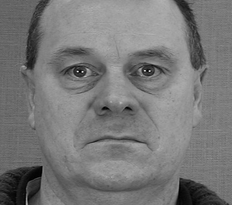
%> input picture DSP Practice/W4/Image_Proc_Egs/Dave_Frame0001.jpg (cropped and resized to the size of MATLAB's example picture, made grey), 232 x 205 px, given in place of tire.tif, which was not available
$ octave hist_eq_eg.m   (GNU Octave 9; MATLAB toolbox functions it lacks are replaced by stand-ins)
%> lines starting %> are read from the running program, lines starting %| are printed output that depends on the picture; pictures that were not available may be replaced by others from this repository, and a replacement may not be noted
close all, clear all;
% Load Image
im = imread('tire.tif'); % tire.tif is a MATLAB Example Image
%> im is the input picture: size 205x232 uint8; min 0, max 247, mean 119.9

% Histogram Equalise IMage
eqim = histeq(im);
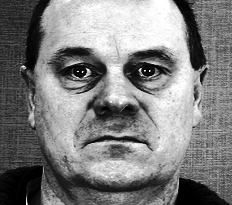
%> eqim: size 205x232 uint8; min 0, max 255, mean 127

% Show both Images
imshow(im)
figure, imshow(im)

% Compute and display histograms of Images

figure; imhist(im)
%> after `imhist(im)`:
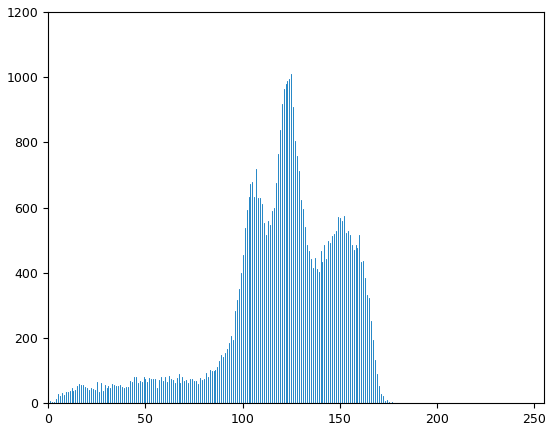
%> figure redrawn from the program's plot data; highest point at x = 125, y = 1011
figure; imhist(eqim)
%> after `imhist(eqim)`:
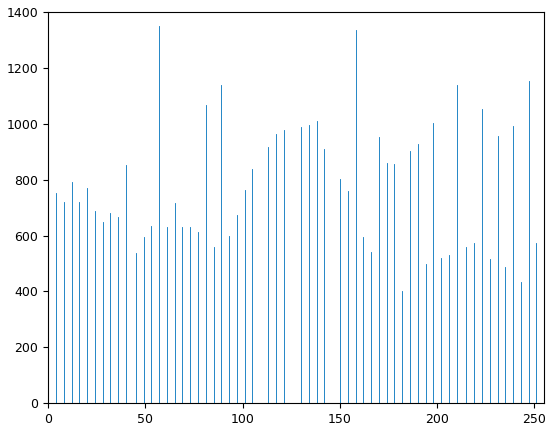
%> figure redrawn from the program's plot data; highest point at x = 57, y = 1350


% Another Examples

im = rgb2gray(imread('Unequalized_Hawkes_Bay_NZ.jpg')); % tire.tif is a MATLAB Example Image
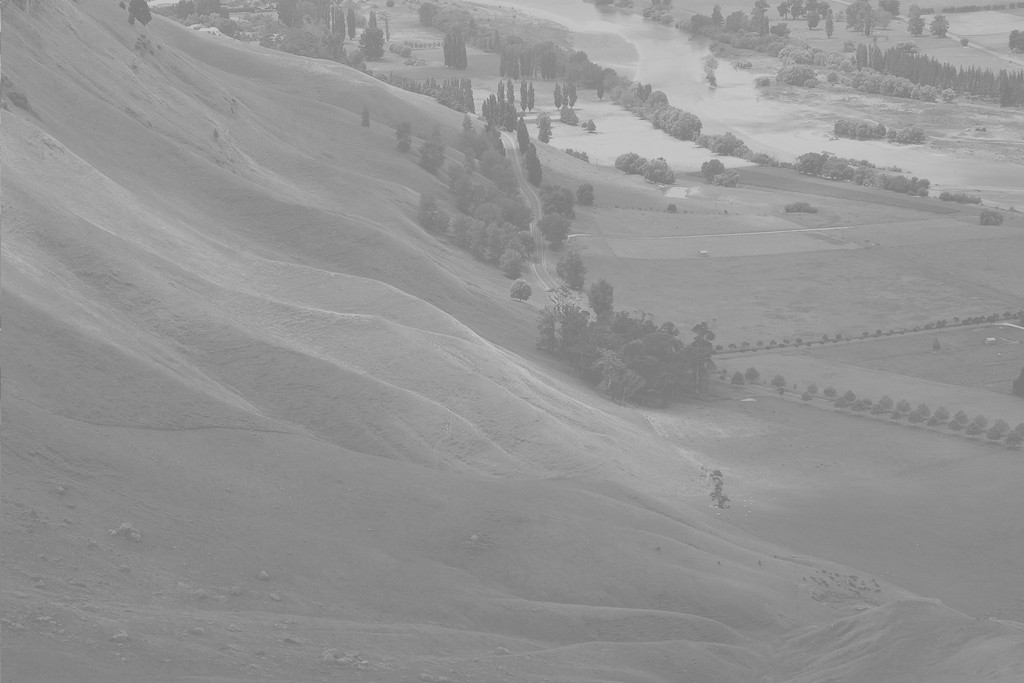
%> input picture DSP Practice/W4/Image_Proc_Egs/Unequalized_Hawkes_Bay_NZ.jpg, 1024 x 683 px
%> im: size 683x1024 uint8; min 114, max 208, mean 148

% Histogram Equalise IMage
eqim = histeq(im);
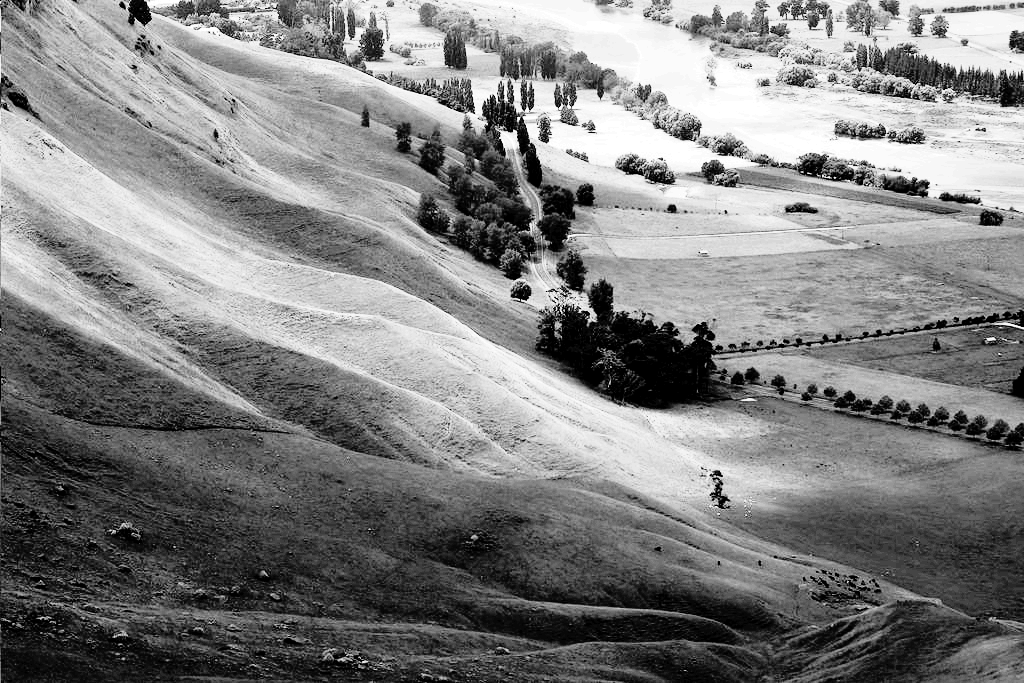
%> eqim: size 683x1024 uint8; min 0, max 255, mean 128.7

% Show both Images
imshow(im)
figure, imshow(eqim)

% Compute and display histograms of Images

figure; imhist(im)
%> after `imhist(im)`:
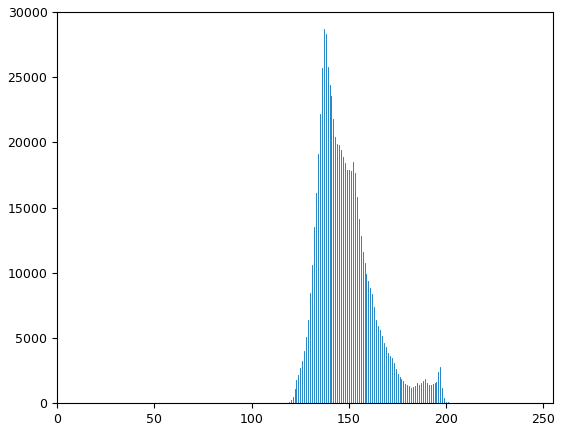
%> figure redrawn from the program's plot data; highest point at x = 137, y = 28701
figure; imhist(eqim)
%> after `imhist(eqim)`:
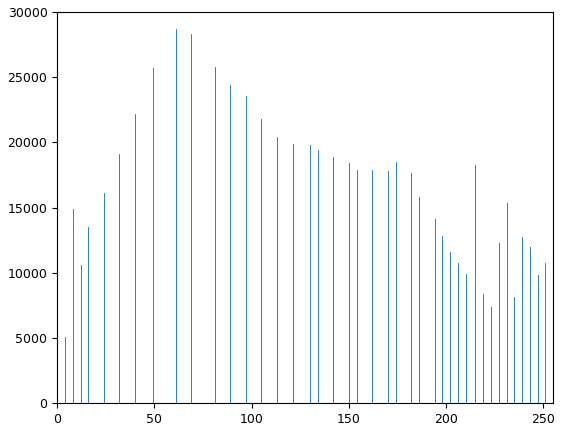
%> figure redrawn from the program's plot data; highest point at x = 61, y = 28701
